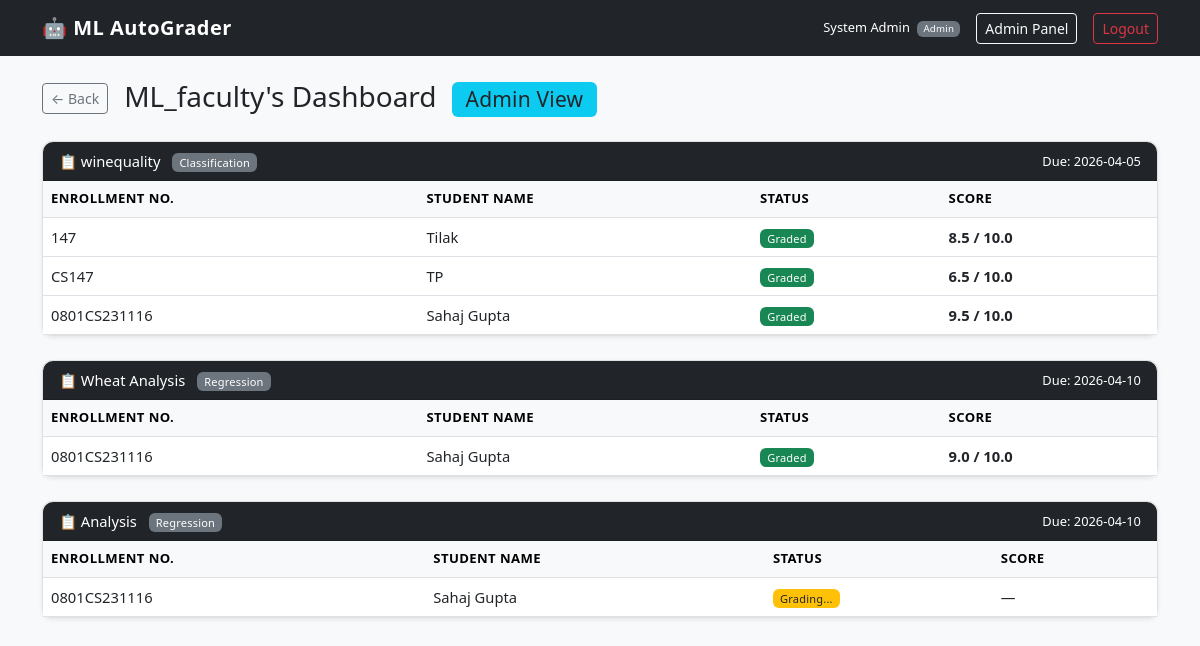
Page /admin/view_teacher/2 (signed in) on the earlier database version.
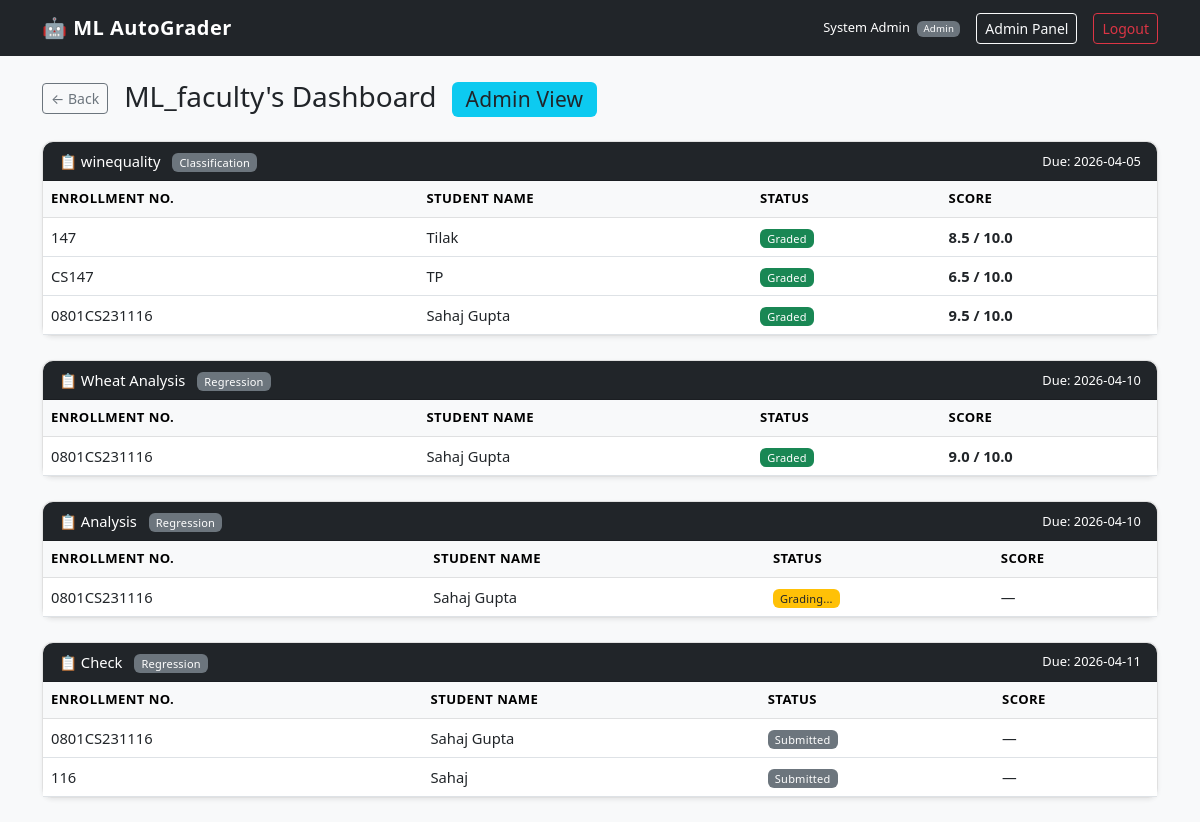
Same page on the later database version.
### models.py (models this page shows, shortened)
class Assignment(db.Model):
    __tablename__ = "assignment"
    id           = db.Column(db.Integer, primary_key=True)
    title        = db.Column(db.String(200), nullable=False)
    description  = db.Column(db.Text,        nullable=False)
    due_date     = db.Column(db.String(50),  nullable=False)
    task_type    = db.Column(db.String(50),  nullable=False)
    rubric_json  = db.Column(db.Text, nullable=False)
    dataset_path = db.Column(db.String(300), nullable=True)
    teacher_id   = db.Column(db.Integer, db.ForeignKey("user.id"), nullable=False)
    grading_status = db.Column(db.String(30), default="pending")
    created_at   = db.Column(db.DateTime, default=datetime.utcnow)
    submissions  = db.relationship("Submission", backref="assignment", lazy=True)

class User(db.Model, UserMixin):
    __tablename__ = "user"
    id            = db.Column(db.Integer, primary_key=True)
    name          = db.Column(db.String(100), nullable=False)
    email         = db.Column(db.String(120), unique=True, nullable=False)
    password      = db.Column(db.String(200), nullable=False)
    role          = db.Column(db.String(20), nullable=False)
    status        = db.Column(db.String(20), nullable=True, default="approved")
    enrollment_no = db.Column(db.String(50), unique=True, nullable=True)
    branch        = db.Column(db.String(50), nullable=True)
    batch         = db.Column(db.String(50), nullable=True)
    assignments   = db.relationship("Assignment", backref="creator", lazy=True)
    submissions   = db.relationship("Submission", backref="student",  lazy=True)

class Submission(db.Model):
    __tablename__ = "submission"
    id            = db.Column(db.Integer, primary_key=True)
    student_id    = db.Column(db.Integer, db.ForeignKey("user.id"),         nullable=False)
    assignment_id = db.Column(db.Integer, db.ForeignKey("assignment.id"),   nullable=False)
    file_path     = db.Column(db.String(300), nullable=False)
    status        = db.Column(db.String(30), default="submitted")
    score         = db.Column(db.Float,  nullable=True)
    max_score     = db.Column(db.Float,  nullable=True)
    result_json   = db.Column(db.Text, nullable=True)
    released      = db.Column(db.Boolean, default=False)
    submitted_at  = db.Column(db.DateTime, default=datetime.utcnow)
    graded_at     = db.Column(db.DateTime, nullable=True)

### app.py (the view)
@app.route("/admin/view_teacher/<int:teacher_id>")
@login_required
def admin_view_teacher(teacher_id):
    if current_user.role != "admin":
        return "Access denied", 403
    teacher     = User.query.get_or_404(teacher_id)
    assignments = Assignment.query.filter_by(teacher_id=teacher_id).all()
    students    = {u.id: u for u in User.query.filter_by(role="student").all()}
    return render_template(
        "admin/teacher_view.html",
        teacher     = teacher,
        assignments = assignments,
        students    = students,
    )

### app.py (called while the page is built)
@login_manager.user_loader
def load_user(user_id):
    return User.query.get(int(user_id))

### templates/admin/teacher_view.html (shortened to what this page needs)
{% extends 'base.html' %}
{% block content %}
<div class="d-flex align-items-center gap-3 mb-4">
    <a href="{{ url_for('admin_dashboard') }}" class="btn btn-outline-secondary btn-sm">← Back</a>
    <h3 class="mb-0">{{ teacher.name }}'s Dashboard <span class="badge bg-info text-dark ms-2">Admin View</span></h3>
</div>
{% for assignment in assignments %}
<div class="card mb-4 shadow-sm">
    <div class="card-header bg-dark text-white d-flex justify-content-between align-items-center">
        <span>📋 {{ assignment.title }} <span class="badge bg-secondary ms-2">{{ assignment.task_type }}</span></span>
        <small>Due: {{ assignment.due_date }}</small>
    </div>
    <div class="card-body p-0">
        {% set assign_subs = assignment.submissions %}
        {% if assign_subs %}
        <table class="table table-hover mb-0">
            <thead class="table-light">
                <tr>
                    <th>Enrollment No.</th>
                    <th>Student Name</th>
                    <th>Status</th>
                    <th>Score</th>
                </tr>
            </thead>
            <tbody>
                {% for sub in assign_subs %}
                <tr>
                    <td>{{ students[sub.student_id].enrollment_no }}</td>
                    <td>{{ students[sub.student_id].name }}</td>
                    <td>
                        {% if sub.status == 'graded' %}
                            <span class="badge bg-success">Graded</span>
                        {% elif sub.status == 'grading' %}
                            <span class="badge bg-warning text-dark">Grading...</span>
                        {% else %}
                            <span class="badge bg-secondary">Submitted</span>
                        {% endif %}
                    </td>
                    <td>
                        {% if sub.score is not none %}
                            <strong>{{ sub.score }} / {{ sub.max_score }}</strong>
                        {% else %}
                            —
                        {% endif %}
                    </td>
                </tr>
                {% endfor %}
            </tbody>
        </table>
        {% else %}
        <p class="text-muted p-3 mb-0">No submissions yet.</p>
        {% endif %}
    </div>
</div>
{% endfor %}
{% endblock %}

Differences in the rows shown:
added Assignment: title "Check", task_type "Regression", due_date "2026-04-11"
added Submission: {{ students[sub.student_id].enrollment_no }} "0801CS231116", {{ students[sub.student_id].name }} "Sahaj Gupta", status "Submitted", shown under "Check"
added Submission: status "Submitted", shown under "Check"
added User: enrollment_no "116", name "Sahaj"
